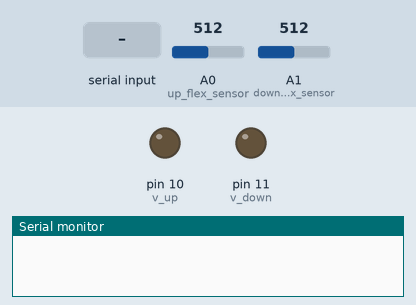
A sketch run on a simulated Arduino Uno, built with avr-gcc and run on an emulated ATmega328P. Shown: output pins drawn as LEDs (lit = HIGH), the last lines printed to the serial monitor. Inputs (shaded band) come from the test bench; at power-on: A1 (down_flex_sensor) = 512, A0 (up_flex_sensor) = 512.

Above: at 4.2 s.
4.3 s: "t" received over Serial
At 4.8 s:
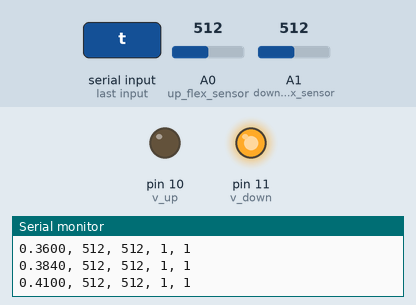
5.8 s: A1 (down_flex_sensor) set to 1023
At 7.0 s:
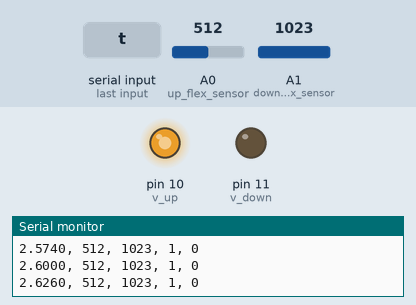
7.3 s: A0 (up_flex_sensor) set to 106
At 8.5 s:
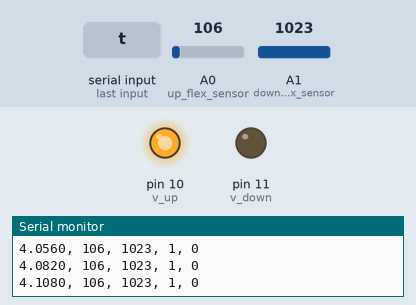
10.3 s: A0 (up_flex_sensor) set to 93
11.8 s: "s" received over Serial
At 13.2 s:
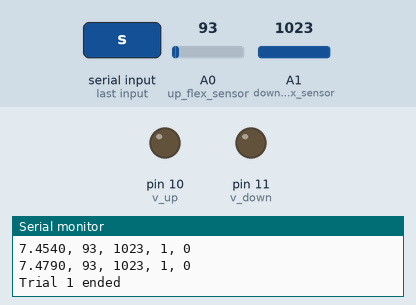
Timing chart, 0 to 14.8 s (numbered marks = the images above; inputs shaded):
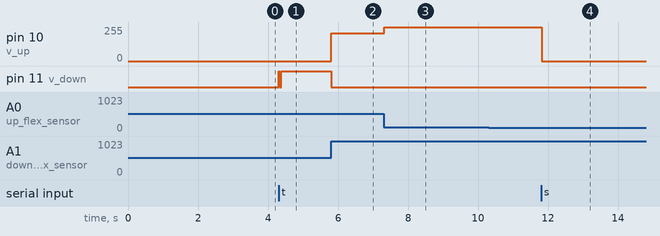

The sketch:

straight_wrist_vF.ino
```cpp
const int numSamples = 10000;
int f_up_thr = 525; // up flex sensor
int f_down_thr = 604; // down flex sensor

const int v_up = 10; // up vibration motor
const int v_down = 11; // down vibration motor
int n_trials = 0;
bool vibration = true;
const int minDifference = 0;      // Min diff for speed mapping
const int maxDifference = 20;     // Max diff for speed mapping
const int minSpeedPercent = 50;   // Min motor speed as %
const int maxSpeedPercent = 100;  // Max motor speed as %

unsigned long startMillis;
unsigned long currentMillis;

void setup()
{
  pinMode(v_up, OUTPUT);  // up vibration motor
  pinMode(v_down, OUTPUT); // down vibration motor
  pinMode(A0, INPUT); // up flex sensor
  pinMode(A1, INPUT); // down flex sensor
  Serial.begin(9600);
  delay(3000);
}

void loop()
{
  if(Serial.available() > 0){
    char x = Serial.read();

    if(x == 'h'){
      upThreshold();
    } else if(x == 'd'){
      downThreshold();
    } else if(x == 'v'){
      vibration = !vibration;
      if(vibration){
        Serial.println("Vibration ON");
      } else {
        Serial.println("Vibration OFF");
      }
    } else if(x == 't'){
      n_trials += 1;
      Serial.print("Trial ");
      Serial.print(n_trials);
      Serial.println(" started");
      Serial.print("time");
      Serial.print(", ");
      Serial.print("up");
      Serial.print(", ");
      Serial.print("down");
      Serial.print(", ");
      Serial.print("lbl_up");
      Serial.print(", ");
      Serial.println("lbl_down");
      getData();
    } else{
      Serial.println(" ");
    }
  }
}

void getData(){
  bool collectingData = true;
  startMillis = millis();
  while(collectingData){
    currentMillis = millis();
    float curr_seg = (currentMillis - startMillis) / 1000.0;
    int f1 = analogRead(A0);
    int f2 = analogRead(A1);
    int lbl_up = 0;
    int lbl_down = 0;
    int speed = 0;

    if(f1<f_up_thr){
      if(vibration){
        int difference = f_up_thr-f1;
        if (difference > maxDifference) {
          speed = (maxSpeedPercent*255)/100;
        } else {
          int speedPercent = map(difference, minDifference, maxDifference, minSpeedPercent, maxSpeedPercent);
          speed = (speedPercent*255)/100;
        }
        analogWrite(v_up, speed);
        analogWrite(v_down, 0);
      }
      lbl_up = 1;
    } else {
      if(vibration){
        analogWrite(v_up, 0);
      }
      lbl_up = 0;
    }

    if(f2<f_down_thr){
      if(vibration){
        int difference = f_down_thr-f2;
        if (difference > maxDifference) {
          speed = (maxSpeedPercent*255)/100;
        } else {
          int speedPercent = map(difference, minDifference, maxDifference, minSpeedPercent, maxSpeedPercent);
          speed = (speedPercent*255)/100;
        }
        analogWrite(v_up, 0);
        analogWrite(v_down, speed);
      }
      lbl_down = 1;
    } else {
      if(vibration){
        analogWrite(v_down, 0);
      }
      lbl_down = 0;
    }

    Serial.print(curr_seg,4);
    Serial.print(", ");
    Serial.print(f1);
    Serial.print(", ");
    Serial.print(f2);
    Serial.print(", ");
    Serial.print(lbl_up);
    Serial.print(", ");
    Serial.println(lbl_down);

    if (Serial.available() > 0) {
      char stopChar = Serial.read();
      if(stopChar == 's'){
        collectingData = false;
        Serial.print("Trial ");
        Serial.print(n_trials);
        Serial.println(" ended");
        if(vibration){
          analogWrite(v_up, 0);
          analogWrite(v_down, 0);
        }
      }
    }
  }
}

void upThreshold(){
  int32_t up_sum = 0;
  for(int i = 0; i < numSamples+100; i++){
    if (i>=100){
      int16_t up = analogRead(A0);
      up_sum += up;
    }
  }
  f_up_thr = up_sum / numSamples;

  Serial.print("Up threshold:");
  Serial.print("   f_up_thr = "); Serial.println(f_up_thr);
}

void downThreshold(){
  int32_t down_sum = 0;
  for(int i = 0; i < numSamples+100; i++){
    if (i>=100){
      int16_t down = analogRead(A1);
      down_sum += down;
    }
  }
  f_down_thr = down_sum / numSamples;

  Serial.print("Down threshold:");
  Serial.print("   f_down_thr = "); Serial.println(f_down_thr);
}
```

Measured:
- after the input at 4.3 s, pin 11 (v_down): LOW → HIGH at once, → LOW 0.03 s later, → HIGH 0.04 s later
- after the input at 5.8 s, pin 10 (v_up): 0/255 → 209/255 at once; pin 11 (v_down): HIGH → LOW at once
- after the input at 7.3 s, pin 10 (v_up): 209/255 → 255/255 at once
- after the input at 11.8 s, pin 10 (v_up): 255/255 → 0/255 at once
